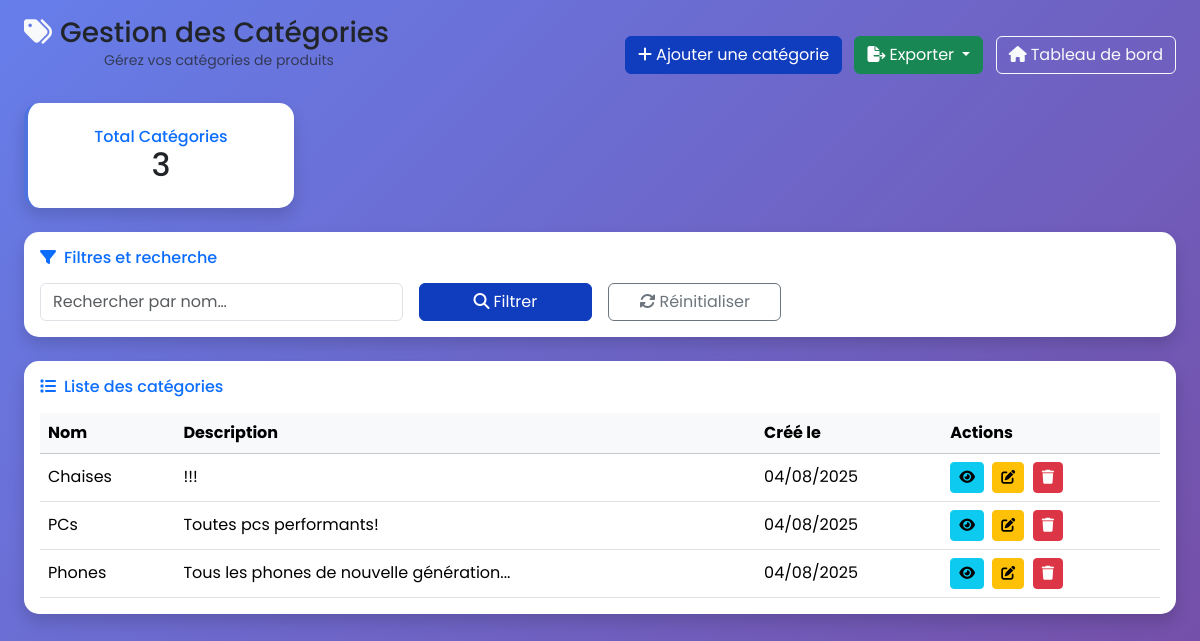
Screenshot of /accounts/categories/ (signed in) with the database file from the repository.
### apps/core/models.py (models this page shows, shortened)
class Category(models.Model):
    name = models.CharField(max_length=100, unique=True, verbose_name="Nom de la catégorie")
    description = models.TextField(blank=True, verbose_name="Description")
    created_at = models.DateTimeField(auto_now_add=True, verbose_name="Créé le")
    class Meta:
        verbose_name = "Catégorie"
        verbose_name_plural = "Catégories"
        ordering = ['name']

### apps/accounts/views.py (the view)
# urls.py: path('categories/',       views.CategoryListView.as_view(),      name='category_list'),
class CategoryListView(LoginRequiredMixin, AdminRequiredMixin, ListView):
    model = Category
    template_name = 'accounts/categories/category_list.html'
    context_object_name = 'categories'
    paginate_by = 15
    def get_queryset(self):
        qs = Category.objects.all().order_by('name')
        form = CategorySearchForm(self.request.GET)
        if form.is_valid() and form.cleaned_data.get('search'):
            qs = qs.filter(name__icontains=form.cleaned_data['search'])
        return qs
    def get_context_data(self, **kwargs):
        ctx = super().get_context_data(**kwargs)
        form = CategorySearchForm(self.request.GET)
        qs = self.get_queryset()
        ctx['search_form'] = form
        ctx['total'] = qs.count()
        return ctx

### apps/accounts/forms.py
class CategorySearchForm(forms.Form):
    search = forms.CharField(
        required=False,
        widget=forms.TextInput(attrs={'class':'form-control','placeholder':'Rechercher par nom…'}),
        label=""
    )

### apps/accounts/models.py (called while the page is built)
    def is_admin(self):
        return self.role == self.Role.ADMIN

### apps/accounts/views.py (called while the page is built)
    def test_func(self):
        return self.request.user.is_authenticated and self.request.user.is_admin()

### apps/accounts/templates/accounts/categories/category_list.html (shortened to what this page needs)
{% extends 'base.html' %}
{% load crispy_forms_tags %}
{% block content %}
<div class="container-fluid px-4 mt-5">
<div class="d-flex justify-content-between align-items-center mb-4 category-header">
  <div class="header_titre">
    <h1 class="h3 mb-0 text-light-800">
      <i class="fas fa-tags me-2 text-light"></i>Gestion des Catégories
    </h1>
    <p class="text-muted mb-2">Gérez vos catégories de produits</p>
  </div>
  <div>
    <a href="{% url 'accounts:category_add' %}" class="btn btn-primary me-2">
      <i class="fas fa-plus me-1"></i>Ajouter une catégorie
    </a>
    <div class="btn-group me-2">
      <button
        class="btn btn-success dropdown-toggle"
        data-bs-toggle="dropdown"
        aria-expanded="false"
      >
        <i class="fas fa-file-export me-1"></i>Exporter
      </button>
    </div>
    <a href="{% url 'core:dashboard' %}" class="btn btn-outline-light">
      <i class="fas fa-home me-1"></i>Tableau de bord
    </a>
  </div>
</div>
  <div class="row mb-4">
    <div class="col-md-3">
      <div class="card border-left-primary shadow h-100 py-2">
        <div class="card-body text-center">
          <h6 class="text-primary mb-0">Total Catégories</h6>
          <h2 class="mb-0">{{ total }}</h2>
        </div>
      </div>
    </div>
  </div>
  <div class="card shadow mb-4">
    <div class="card-body">
      <div class="row mb-3">
        <div class="col-12 text-primary">
          <h6 class="card-title mb-0">
            <i class="fas fa-filter me-2 text-primary"></i>Filtres et recherche
          </h6>
        </div>
      </div>
      <form method="get" class="row g-3 align-items-end">
        <div class="col-md-4">
          <input type="text"
                 name="search"
                 class="form-control"
                 placeholder="Rechercher par nom…"
                 value="{{ search_form.cleaned_data.search|default:'' }}">
        </div>
        <div class="col-md-2">
          <button type="submit" class="btn btn-primary w-100">
            <i class="fas fa-search me-1"></i>Filtrer
          </button>
        </div>
        <div class="col-md-2">
          <a href="{% url 'accounts:category_list' %}" class="btn btn-outline-secondary w-100">
            <i class="fas fa-sync-alt me-1"></i>Réinitialiser
          </a>
        </div>
      </form>
    </div>
  </div>
  <div class="card shadow mb-4">
    <div class="card-body text-primary">
      <h6 class="card-title mb-3">
        <i class="fas fa-list me-2 text-primary"></i>Liste des catégories
      </h6>
      <div class="table-responsive">
        <table class="table table-hover align-middle mb-0">
          <thead class="table-light">
            <tr>
              <th>Nom</th>
              <th>Description</th>
              <th>Créé le</th>
              <th>Actions</th>
            </tr>
          </thead>
          <tbody>
            {% for category in categories %}
              <tr>
                <td class="font-weight-bold">{{ category.name }}</td>
                <td>{{ category.description|truncatechars:50 }}</td>
                <td>{{ category.created_at|date:"d/m/Y" }}</td>
                <td>
                  <a href="{% url 'accounts:category_detail' category.pk %}"
                     class="btn btn-sm btn-info me-1" title="Voir">
                    <i class="fas fa-eye"></i>
                  </a>
                  <a href="{% url 'accounts:category_edit' category.pk %}"
                     class="btn btn-sm btn-warning me-1" title="Modifier">
                    <i class="fas fa-edit"></i>
                  </a>
                  <a href="{% url 'accounts:category_delete' category.pk %}"
                     class="btn btn-sm btn-danger" title="Supprimer">
                    <i class="fas fa-trash"></i>
                  </a>
                </td>
              </tr>
            {% endfor %}
          </tbody>
        </table>
      </div>
    </div>
  </div>
</div>
{% endblock %}

### templates/base.html (style rules this page uses)
:root { --primary-color: #103cbe; --secondary-color: #6c757d; --success-color: #28a745; --danger-color: #dc3545; --warning-color: #ffc107; --info-color: #17a2b8; }
body { font-family: 'Poppins', sans-serif; background: linear-gradient(135deg, #667eea 0%, #764ba2 100%); min-height: 100vh; }
.btn-primary { background: var(--primary-color); border-color: var(--primary-color); transition: all 0.3s ease; }
.card { border: none; border-radius: 15px; overflow: hidden; transition: transform 0.3s ease, box-shadow 0.3s ease; }

### apps/accounts/templates/accounts/categories/category_list.html (style rules this page uses)
.category-header { margin-top: 2rem; }
.header_titre { margin-top: -1rem; }
p { font-size: 14px; margin-left: 80px; }
.category-header { margin-top: -1rem; }
.border-left-primary { border-left: 0.25rem solid #4e73df !important; }

### rows the page displays
Category: name "Chaises", description "!!!", created_at "04/08/2025"
Category: name "PCs", description "Toutes pcs performants!", created_at "04/08/2025"
Category: name "Phones", description "Tous les phones de nouvelle génération...", created_at "04/08/2025"

### other values shown
{{ total }} "3"
